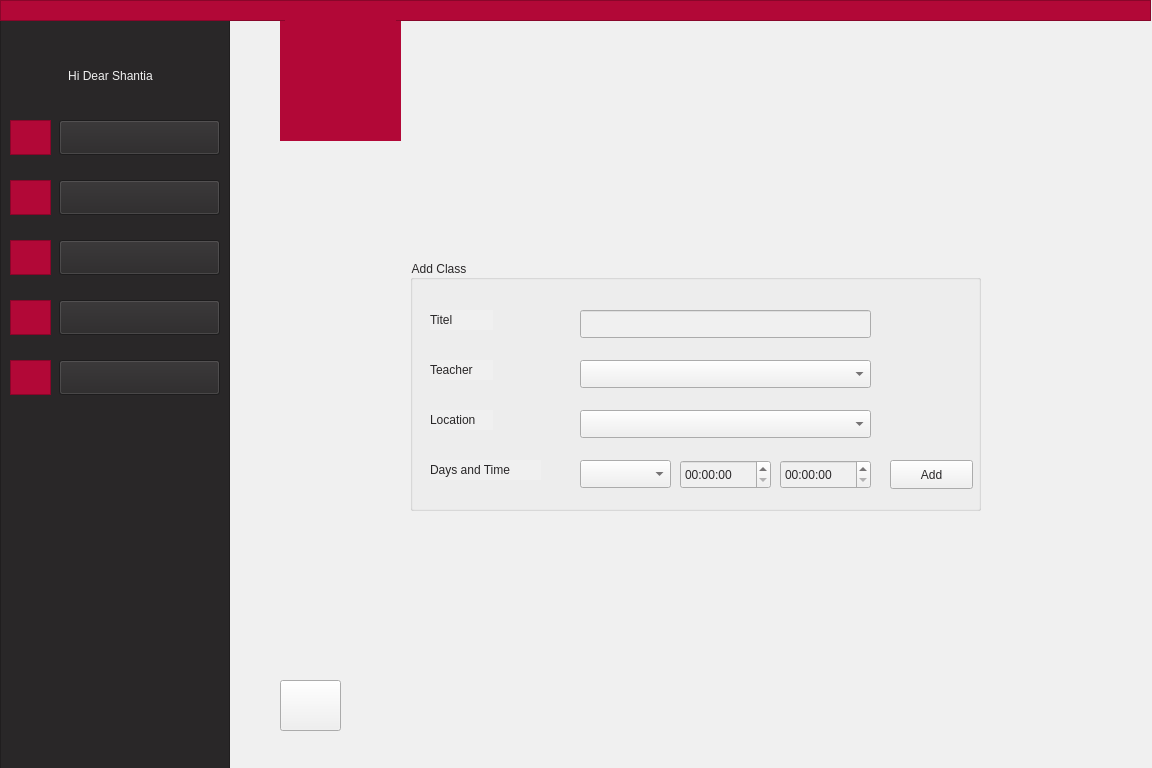
<?xml version="1.0" encoding="UTF-8"?>
<ui version="4.0">
 <class>adminAddClass</class>
 <widget class="QWidget" name="adminAddClass">
  <property name="geometry">
   <rect>
    <x>0</x>
    <y>0</y>
    <width>1152</width>
    <height>768</height>
   </rect>
  </property>
  <property name="minimumSize">
   <size>
    <width>1152</width>
    <height>768</height>
   </size>
  </property>
  <property name="windowTitle">
   <string>Form</string>
  </property>
  <property name="styleSheet">
   <string notr="true">background-color: rgb(240, 240, 240);</string>
  </property>
  <widget class="QFrame" name="frame_2">
   <property name="geometry">
    <rect>
     <x>0</x>
     <y>20</y>
     <width>230</width>
     <height>768</height>
    </rect>
   </property>
   <property name="styleSheet">
    <string notr="true">background-color: rgb(41, 39, 40);
border-color: rgb(41, 39, 40);</string>
   </property>
   <property name="frameShape">
    <enum>QFrame::StyledPanel</enum>
   </property>
   <property name="frameShadow">
    <enum>QFrame::Raised</enum>
   </property>
   <widget class="QPushButton" name="pushButton">
    <property name="geometry">
     <rect>
      <x>59</x>
      <y>100</y>
      <width>161</width>
      <height>35</height>
     </rect>
    </property>
    <property name="styleSheet">
     <string notr="true">font: 11pt &quot;Montserrat&quot;;
</string>
    </property>
    <property name="text">
     <string/>
    </property>
   </widget>
   <widget class="QPushButton" name="pushButton_2">
    <property name="geometry">
     <rect>
      <x>59</x>
      <y>160</y>
      <width>161</width>
      <height>35</height>
     </rect>
    </property>
    <property name="styleSheet">
     <string notr="true">font: 11pt &quot;Montserrat&quot;;
</string>
    </property>
    <property name="text">
     <string/>
    </property>
   </widget>
   <widget class="QPushButton" name="pushButton_3">
    <property name="geometry">
     <rect>
      <x>59</x>
      <y>220</y>
      <width>161</width>
      <height>35</height>
     </rect>
    </property>
    <property name="styleSheet">
     <string notr="true">font: 11pt &quot;Montserrat&quot;;
</string>
    </property>
    <property name="text">
     <string/>
    </property>
   </widget>
   <widget class="QPushButton" name="pushButton_4">
    <property name="geometry">
     <rect>
      <x>59</x>
      <y>280</y>
      <width>161</width>
      <height>35</height>
     </rect>
    </property>
    <property name="styleSheet">
     <string notr="true">font: 11pt &quot;Montserrat&quot;;
</string>
    </property>
    <property name="text">
     <string/>
    </property>
   </widget>
   <widget class="QFrame" name="frame_3">
    <property name="geometry">
     <rect>
      <x>10</x>
      <y>100</y>
      <width>41</width>
      <height>35</height>
     </rect>
    </property>
    <property name="styleSheet">
     <string notr="true">background-color: rgb(178, 8, 55);
border-color: rgb(178, 8, 55);</string>
    </property>
    <property name="frameShape">
     <enum>QFrame::StyledPanel</enum>
    </property>
    <property name="frameShadow">
     <enum>QFrame::Raised</enum>
    </property>
    <widget class="QLabel" name="label_6">
     <property name="geometry">
      <rect>
       <x>5</x>
       <y>1</y>
       <width>31</width>
       <height>31</height>
      </rect>
     </property>
     <property name="styleSheet">
      <string notr="true"/>
     </property>
     <property name="text">
      <string/>
     </property>
     <property name="pixmap">
      <pixmap resource="icon.qrc">:/icon/profile.png</pixmap>
     </property>
     <property name="scaledContents">
      <bool>true</bool>
     </property>
    </widget>
   </widget>
   <widget class="QFrame" name="frame_5">
    <property name="geometry">
     <rect>
      <x>10</x>
      <y>160</y>
      <width>41</width>
      <height>35</height>
     </rect>
    </property>
    <property name="cursor">
     <cursorShape>ArrowCursor</cursorShape>
    </property>
    <property name="styleSheet">
     <string notr="true">background-color: rgb(178, 8, 55);
border-color: rgb(178, 8, 55);</string>
    </property>
    <property name="frameShape">
     <enum>QFrame::StyledPanel</enum>
    </property>
    <property name="frameShadow">
     <enum>QFrame::Raised</enum>
    </property>
    <widget class="QLabel" name="label_10">
     <property name="geometry">
      <rect>
       <x>5</x>
       <y>2</y>
       <width>31</width>
       <height>31</height>
      </rect>
     </property>
     <property name="text">
      <string/>
     </property>
     <property name="pixmap">
      <pixmap resource="icon.qrc">:/icon/message.png</pixmap>
     </property>
     <property name="scaledContents">
      <bool>true</bool>
     </property>
    </widget>
   </widget>
   <widget class="QFrame" name="frame_6">
    <property name="geometry">
     <rect>
      <x>10</x>
      <y>220</y>
      <width>41</width>
      <height>35</height>
     </rect>
    </property>
    <property name="styleSheet">
     <string notr="true">background-color: rgb(178, 8, 55);
border-color: rgb(178, 8, 55);</string>
    </property>
    <property name="frameShape">
     <enum>QFrame::StyledPanel</enum>
    </property>
    <property name="frameShadow">
     <enum>QFrame::Raised</enum>
    </property>
    <widget class="QLabel" name="label_7">
     <property name="geometry">
      <rect>
       <x>5</x>
       <y>2</y>
       <width>31</width>
       <height>31</height>
      </rect>
     </property>
     <property name="text">
      <string/>
     </property>
     <property name="pixmap">
      <pixmap resource="icon.qrc">:/icon/add-user.png</pixmap>
     </property>
     <property name="scaledContents">
      <bool>true</bool>
     </property>
    </widget>
   </widget>
   <widget class="QFrame" name="frame_7">
    <property name="geometry">
     <rect>
      <x>10</x>
      <y>280</y>
      <width>41</width>
      <height>35</height>
     </rect>
    </property>
    <property name="styleSheet">
     <string notr="true">background-color: rgb(178, 8, 55);
border-color: rgb(178, 8, 55);</string>
    </property>
    <property name="frameShape">
     <enum>QFrame::StyledPanel</enum>
    </property>
    <property name="frameShadow">
     <enum>QFrame::Raised</enum>
    </property>
    <widget class="QLabel" name="label_11">
     <property name="geometry">
      <rect>
       <x>5</x>
       <y>2</y>
       <width>31</width>
       <height>31</height>
      </rect>
     </property>
     <property name="text">
      <string/>
     </property>
     <property name="pixmap">
      <pixmap resource="icon.qrc">:/icon/upload-mail.png</pixmap>
     </property>
     <property name="scaledContents">
      <bool>true</bool>
     </property>
    </widget>
   </widget>
   <widget class="QLabel" name="label_2">
    <property name="geometry">
     <rect>
      <x>20</x>
      <y>40</y>
      <width>181</width>
      <height>31</height>
     </rect>
    </property>
    <property name="styleSheet">
     <string notr="true">font: 11pt &quot;Montserrat&quot;;
color: rgb(240, 240, 240);</string>
    </property>
    <property name="text">
     <string>Hi Dear Shantia</string>
    </property>
    <property name="alignment">
     <set>Qt::AlignCenter</set>
    </property>
   </widget>
   <widget class="QLabel" name="label_3">
    <property name="geometry">
     <rect>
      <x>100</x>
      <y>100</y>
      <width>81</width>
      <height>30</height>
     </rect>
    </property>
    <property name="autoFillBackground">
     <bool>false</bool>
    </property>
    <property name="styleSheet">
     <string notr="true">font: 11pt &quot;Montserrat&quot;;
color: rgb(240, 240, 240);</string>
    </property>
    <property name="lineWidth">
     <number>0</number>
    </property>
    <property name="text">
     <string>Profile</string>
    </property>
    <property name="alignment">
     <set>Qt::AlignCenter</set>
    </property>
   </widget>
   <widget class="QLabel" name="label_4">
    <property name="geometry">
     <rect>
      <x>90</x>
      <y>160</y>
      <width>101</width>
      <height>30</height>
     </rect>
    </property>
    <property name="styleSheet">
     <string notr="true">font: 11pt &quot;Montserrat&quot;;
color: rgb(240, 240, 240);</string>
    </property>
    <property name="text">
     <string>Messges</string>
    </property>
    <property name="alignment">
     <set>Qt::AlignCenter</set>
    </property>
   </widget>
   <widget class="QLabel" name="label_5">
    <property name="geometry">
     <rect>
      <x>90</x>
      <y>220</y>
      <width>111</width>
      <height>30</height>
     </rect>
    </property>
    <property name="styleSheet">
     <string notr="true">font: 11pt &quot;Montserrat&quot;;
color: rgb(240, 240, 240);</string>
    </property>
    <property name="text">
     <string>Add People</string>
    </property>
    <property name="alignment">
     <set>Qt::AlignCenter</set>
    </property>
   </widget>
   <widget class="QLabel" name="label_8">
    <property name="geometry">
     <rect>
      <x>70</x>
      <y>280</y>
      <width>141</width>
      <height>30</height>
     </rect>
    </property>
    <property name="styleSheet">
     <string notr="true">font: 11pt &quot;Montserrat&quot;;
color: rgb(240, 240, 240);</string>
    </property>
    <property name="text">
     <string>Send Assertion</string>
    </property>
    <property name="alignment">
     <set>Qt::AlignCenter</set>
    </property>
   </widget>
   <widget class="QPushButton" name="pushButton_7">
    <property name="geometry">
     <rect>
      <x>59</x>
      <y>340</y>
      <width>161</width>
      <height>35</height>
     </rect>
    </property>
    <property name="styleSheet">
     <string notr="true">font: 11pt &quot;Montserrat&quot;;
</string>
    </property>
    <property name="text">
     <string/>
    </property>
   </widget>
   <widget class="QFrame" name="frame_8">
    <property name="geometry">
     <rect>
      <x>10</x>
      <y>340</y>
      <width>41</width>
      <height>35</height>
     </rect>
    </property>
    <property name="styleSheet">
     <string notr="true">background-color: rgb(178, 8, 55);
border-color: rgb(178, 8, 55);</string>
    </property>
    <property name="frameShape">
     <enum>QFrame::StyledPanel</enum>
    </property>
    <property name="frameShadow">
     <enum>QFrame::Raised</enum>
    </property>
    <widget class="QLabel" name="label_12">
     <property name="geometry">
      <rect>
       <x>5</x>
       <y>2</y>
       <width>31</width>
       <height>31</height>
      </rect>
     </property>
     <property name="text">
      <string/>
     </property>
     <property name="pixmap">
      <pixmap resource="classIcon.qrc">:/classIcon/icons8-class-50.png</pixmap>
     </property>
     <property name="scaledContents">
      <bool>true</bool>
     </property>
    </widget>
   </widget>
   <widget class="QLabel" name="label_18">
    <property name="geometry">
     <rect>
      <x>90</x>
      <y>347</y>
      <width>101</width>
      <height>20</height>
     </rect>
    </property>
    <property name="styleSheet">
     <string notr="true">font: 11pt &quot;Montserrat&quot;;
color: rgb(240, 240, 240);</string>
    </property>
    <property name="text">
     <string>Add CLass</string>
    </property>
   </widget>
   <zorder>frame_5</zorder>
   <zorder>frame_6</zorder>
   <zorder>frame_7</zorder>
   <zorder>label_2</zorder>
   <zorder>label_3</zorder>
   <zorder>label_4</zorder>
   <zorder>label_5</zorder>
   <zorder>label_8</zorder>
   <zorder>frame_3</zorder>
   <zorder>pushButton</zorder>
   <zorder>pushButton_2</zorder>
   <zorder>pushButton_3</zorder>
   <zorder>pushButton_4</zorder>
   <zorder>frame_8</zorder>
   <zorder>label_18</zorder>
   <zorder>pushButton_7</zorder>
  </widget>
  <widget class="QLabel" name="label">
   <property name="geometry">
    <rect>
     <x>280</x>
     <y>20</y>
     <width>121</width>
     <height>121</height>
    </rect>
   </property>
   <property name="styleSheet">
    <string notr="true">background-color: rgb(178, 8, 55);
border-color: rgb(178, 8, 55);
</string>
   </property>
   <property name="text">
    <string/>
   </property>
   <property name="pixmap">
    <pixmap>:/AjaxLogo/filename.jpg</pixmap>
   </property>
   <property name="scaledContents">
    <bool>true</bool>
   </property>
   <property name="alignment">
    <set>Qt::AlignCenter</set>
   </property>
  </widget>
  <widget class="QLabel" name="label_9">
   <property name="geometry">
    <rect>
     <x>285</x>
     <y>20</y>
     <width>111</width>
     <height>111</height>
    </rect>
   </property>
   <property name="styleSheet">
    <string notr="true">background-color: rgb(178, 8, 55);</string>
   </property>
   <property name="text">
    <string/>
   </property>
   <property name="pixmap">
    <pixmap resource="pictures.qrc">:/logo/filename.jpg</pixmap>
   </property>
   <property name="scaledContents">
    <bool>true</bool>
   </property>
  </widget>
  <widget class="QFrame" name="frame">
   <property name="geometry">
    <rect>
     <x>0</x>
     <y>0</y>
     <width>1151</width>
     <height>21</height>
    </rect>
   </property>
   <property name="styleSheet">
    <string notr="true">background-color: rgb(178, 8, 55);
border-color: rgb(178, 8, 55);</string>
   </property>
   <property name="frameShape">
    <enum>QFrame::StyledPanel</enum>
   </property>
   <property name="frameShadow">
    <enum>QFrame::Raised</enum>
   </property>
  </widget>
  <widget class="QPushButton" name="backToMenu">
   <property name="geometry">
    <rect>
     <x>280</x>
     <y>680</y>
     <width>61</width>
     <height>51</height>
    </rect>
   </property>
   <property name="text">
    <string/>
   </property>
  </widget>
  <widget class="QLabel" name="label_14">
   <property name="geometry">
    <rect>
     <x>290</x>
     <y>680</y>
     <width>41</width>
     <height>46</height>
    </rect>
   </property>
   <property name="text">
    <string/>
   </property>
   <property name="pixmap">
    <pixmap resource="arrowIcon.qrc">:/new/prefix1/icons8-left-arrow-50.png</pixmap>
   </property>
   <property name="scaledContents">
    <bool>true</bool>
   </property>
  </widget>
  <widget class="QGroupBox" name="groupBox">
   <property name="geometry">
    <rect>
     <x>410</x>
     <y>260</y>
     <width>571</width>
     <height>251</height>
    </rect>
   </property>
   <property name="styleSheet">
    <string notr="true">color: rgb(41, 39, 40);
font: 9pt &quot;Montserrat&quot;;</string>
   </property>
   <property name="title">
    <string>Add Class</string>
   </property>
   <widget class="QPushButton" name="pushButton_5">
    <property name="geometry">
     <rect>
      <x>480</x>
      <y>200</y>
      <width>83</width>
      <height>29</height>
     </rect>
    </property>
    <property name="styleSheet">
     <string notr="true">color: rgb(41, 39, 40);
font: 9pt &quot;Montserrat&quot;;</string>
    </property>
    <property name="text">
     <string>Add</string>
    </property>
   </widget>
   <widget class="QLabel" name="label_17">
    <property name="geometry">
     <rect>
      <x>20</x>
      <y>200</y>
      <width>111</width>
      <height>20</height>
     </rect>
    </property>
    <property name="styleSheet">
     <string notr="true">color: rgb(41, 39, 40);
font: 9pt &quot;Montserrat&quot;;</string>
    </property>
    <property name="text">
     <string>Days and Time</string>
    </property>
   </widget>
   <widget class="QTimeEdit" name="timeEdit">
    <property name="geometry">
     <rect>
      <x>270</x>
      <y>200</y>
      <width>91</width>
      <height>29</height>
     </rect>
    </property>
    <property name="styleSheet">
     <string notr="true">color: rgb(41, 39, 40);
font: 9pt &quot;Montserrat&quot;;</string>
    </property>
   </widget>
   <widget class="QLabel" name="label_16">
    <property name="geometry">
     <rect>
      <x>20</x>
      <y>150</y>
      <width>63</width>
      <height>20</height>
     </rect>
    </property>
    <property name="styleSheet">
     <string notr="true">color: rgb(41, 39, 40);
font: 9pt &quot;Montserrat&quot;;</string>
    </property>
    <property name="text">
     <string>Location</string>
    </property>
   </widget>
   <widget class="QComboBox" name="comboBox">
    <property name="geometry">
     <rect>
      <x>170</x>
      <y>100</y>
      <width>291</width>
      <height>28</height>
     </rect>
    </property>
    <property name="styleSheet">
     <string notr="true">color: rgb(41, 39, 40);
font: 9pt &quot;Montserrat&quot;;</string>
    </property>
   </widget>
   <widget class="QComboBox" name="comboBox_3">
    <property name="geometry">
     <rect>
      <x>170</x>
      <y>200</y>
      <width>91</width>
      <height>28</height>
     </rect>
    </property>
    <property name="styleSheet">
     <string notr="true">color: rgb(41, 39, 40);
font: 9pt &quot;Montserrat&quot;;</string>
    </property>
   </widget>
   <widget class="QLabel" name="label_13">
    <property name="geometry">
     <rect>
      <x>20</x>
      <y>50</y>
      <width>63</width>
      <height>20</height>
     </rect>
    </property>
    <property name="styleSheet">
     <string notr="true">color: rgb(41, 39, 40);
font: 9pt &quot;Montserrat&quot;;</string>
    </property>
    <property name="text">
     <string>Titel</string>
    </property>
   </widget>
   <widget class="QLabel" name="label_15">
    <property name="geometry">
     <rect>
      <x>20</x>
      <y>100</y>
      <width>63</width>
      <height>20</height>
     </rect>
    </property>
    <property name="styleSheet">
     <string notr="true">color: rgb(41, 39, 40);
font: 9pt &quot;Montserrat&quot;;</string>
    </property>
    <property name="text">
     <string>Teacher</string>
    </property>
   </widget>
   <widget class="QComboBox" name="comboBox_2">
    <property name="geometry">
     <rect>
      <x>170</x>
      <y>150</y>
      <width>291</width>
      <height>28</height>
     </rect>
    </property>
    <property name="styleSheet">
     <string notr="true">color: rgb(41, 39, 40);
font: 9pt &quot;Montserrat&quot;;</string>
    </property>
   </widget>
   <widget class="QTimeEdit" name="timeEdit_2">
    <property name="geometry">
     <rect>
      <x>370</x>
      <y>200</y>
      <width>91</width>
      <height>29</height>
     </rect>
    </property>
    <property name="styleSheet">
     <string notr="true">color: rgb(41, 39, 40);
font: 9pt &quot;Montserrat&quot;;</string>
    </property>
   </widget>
   <widget class="QLineEdit" name="lineEdit">
    <property name="geometry">
     <rect>
      <x>170</x>
      <y>50</y>
      <width>291</width>
      <height>28</height>
     </rect>
    </property>
    <property name="styleSheet">
     <string notr="true">color: rgb(41, 39, 40);
font: 9pt &quot;Montserrat&quot;;</string>
    </property>
   </widget>
  </widget>
  <zorder>frame_2</zorder>
  <zorder>label</zorder>
  <zorder>frame</zorder>
  <zorder>label_9</zorder>
  <zorder>label_14</zorder>
  <zorder>backToMenu</zorder>
  <zorder>groupBox</zorder>
 </widget>
 <resources>
  <include location="icon.qrc"/>
  <include location="classIcon.qrc"/>
  <include location="pictures.qrc"/>
  <include location="arrowIcon.qrc"/>
 </resources>
 <connections/>
</ui>
